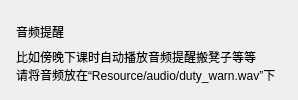
          <widget class="CardWidget" name="CardWidget_22">
           <property name="minimumSize">
            <size>
             <width>0</width>
             <height>70</height>
            </size>
           </property>
           <layout class="QHBoxLayout" name="horizontalLayout_34">
            <property name="leftMargin">
             <number>16</number>
            </property>
            <property name="topMargin">
             <number>16</number>
            </property>
            <property name="rightMargin">
             <number>16</number>
            </property>
            <property name="bottomMargin">
             <number>16</number>
            </property>
            <item>
             <layout class="QVBoxLayout" name="verticalLayout_24">
              <property name="spacing">
               <number>0</number>
              </property>
              <item>
               <widget class="StrongBodyLabel" name="CW2_label_6">
                <property name="sizePolicy">
                 <sizepolicy hsizetype="Expanding" vsizetype="Preferred">
                  <horstretch>0</horstretch>
                  <verstretch>0</verstretch>
                 </sizepolicy>
                </property>
                <property name="text">
                 <string>音频提醒</string>
                </property>
               </widget>
              </item>
              <item>
               <widget class="CaptionLabel" name="CW4_label_8">
                <property name="text">
                 <string>比如傍晚下课时自动播放音频提醒搬凳子等等
请将音频放在“Resource/audio/duty_warn.wav”下</string>
                </property>
                <property name="wordWrap">
                 <bool>true</bool>
                </property>
                <property name="lightColor" stdset="0">
                 <color alpha="150">
                  <red>0</red>
                  <green>0</green>
                  <blue>0</blue>
                 </color>
                </property>
                <property name="darkColor" stdset="0">
                 <color alpha="200">
                  <red>255</red>
                  <green>255</green>
                  <blue>255</blue>
                 </color>
                </property>
               </widget>
              </item>
             </layout>
            </item>
            <item>
             <widget class="SwitchButton" name="dp_drup_audio_button">
              <property name="onText">
               <string>启用</string>
              </property>
              <property name="offText">
               <string>禁用</string>
              </property>
             </widget>
            </item>
           </layout>
          </widget>
